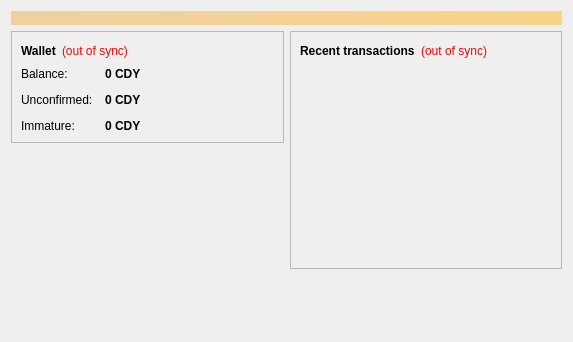
<?xml version="1.0" encoding="UTF-8"?>
<ui version="4.0">
 <class>OverviewPage</class>
 <widget class="QWidget" name="OverviewPage">
  <property name="geometry">
   <rect>
    <x>0</x>
    <y>0</y>
    <width>573</width>
    <height>342</height>
   </rect>
  </property>
  <property name="windowTitle">
   <string>Form</string>
  </property>
  <layout class="QVBoxLayout" name="topLayout">
   <item>
    <widget class="QLabel" name="labelAlerts">
     <property name="visible">
      <bool>false</bool>
     </property>
     <property name="styleSheet">
      <string notr="true">background-color: qlineargradient(x1: 0, y1: 0, x2: 1, y2: 0, stop:0 #F0D0A0, stop:1 #F8D488); color:#000000;</string>
     </property>
     <property name="wordWrap">
      <bool>true</bool>
     </property>
     <property name="margin">
      <number>3</number>
     </property>
    </widget>
   </item>
   <item>
    <layout class="QHBoxLayout" name="horizontalLayout" stretch="1,1">
     <item>
      <layout class="QVBoxLayout" name="verticalLayout_2">
       <item>
        <widget class="QFrame" name="frame">
         <property name="frameShape">
          <enum>QFrame::StyledPanel</enum>
         </property>
         <property name="frameShadow">
          <enum>QFrame::Raised</enum>
         </property>
         <layout class="QVBoxLayout" name="verticalLayout_4">
          <item>
           <layout class="QHBoxLayout" name="horizontalLayout_4">
            <item>
             <widget class="QLabel" name="label_5">
              <property name="font">
               <font>
                <weight>75</weight>
                <bold>true</bold>
               </font>
              </property>
              <property name="text">
               <string>Wallet</string>
              </property>
             </widget>
            </item>
            <item>
             <widget class="QLabel" name="labelWalletStatus">
              <property name="toolTip">
               <string>The displayed information may be out of date. Your wallet automatically synchronizes with the BitCoinCandy network after a connection is established, but this process has not completed yet.</string>
              </property>
              <property name="styleSheet">
               <string notr="true">QLabel { color: red; }</string>
              </property>
              <property name="text">
               <string notr="true">(out of sync)</string>
              </property>
              <property name="alignment">
               <set>Qt::AlignLeading|Qt::AlignLeft|Qt::AlignVCenter</set>
              </property>
             </widget>
            </item>
            <item>
             <spacer name="horizontalSpacer_2">
              <property name="orientation">
               <enum>Qt::Horizontal</enum>
              </property>
              <property name="sizeHint" stdset="0">
               <size>
                <width>40</width>
                <height>20</height>
               </size>
              </property>
             </spacer>
            </item>
           </layout>
          </item>
          <item>
           <layout class="QFormLayout" name="formLayout_2">
            <property name="fieldGrowthPolicy">
             <enum>QFormLayout::AllNonFixedFieldsGrow</enum>
            </property>
            <property name="horizontalSpacing">
             <number>12</number>
            </property>
            <property name="verticalSpacing">
             <number>12</number>
            </property>
            <item row="0" column="0">
             <widget class="QLabel" name="label">
              <property name="text">
               <string>Balance:</string>
              </property>
             </widget>
            </item>
            <item row="0" column="1">
             <widget class="QLabel" name="labelBalance">
              <property name="font">
               <font>
                <weight>75</weight>
                <bold>true</bold>
               </font>
              </property>
              <property name="cursor">
               <cursorShape>IBeamCursor</cursorShape>
              </property>
              <property name="toolTip">
               <string>Your current balance</string>
              </property>
              <property name="text">
               <string notr="true">0 CDY</string>
              </property>
              <property name="textInteractionFlags">
               <set>Qt::LinksAccessibleByMouse|Qt::TextSelectableByKeyboard|Qt::TextSelectableByMouse</set>
              </property>
             </widget>
            </item>
            <item row="1" column="0">
             <widget class="QLabel" name="label_3">
              <property name="text">
               <string>Unconfirmed:</string>
              </property>
             </widget>
            </item>
            <item row="1" column="1">
             <widget class="QLabel" name="labelUnconfirmed">
              <property name="font">
               <font>
                <weight>75</weight>
                <bold>true</bold>
               </font>
              </property>
              <property name="cursor">
               <cursorShape>IBeamCursor</cursorShape>
              </property>
              <property name="toolTip">
               <string>Total of transactions that have yet to be confirmed, and do not yet count toward the current balance</string>
              </property>
              <property name="text">
               <string notr="true">0 CDY</string>
              </property>
              <property name="textInteractionFlags">
               <set>Qt::LinksAccessibleByMouse|Qt::TextSelectableByKeyboard|Qt::TextSelectableByMouse</set>
              </property>
             </widget>
            </item>
            <item row="2" column="0">
             <widget class="QLabel" name="labelImmatureText">
              <property name="text">
               <string>Immature:</string>
              </property>
             </widget>
            </item>
            <item row="2" column="1">
             <widget class="QLabel" name="labelImmature">
              <property name="font">
               <font>
                <weight>75</weight>
                <bold>true</bold>
               </font>
              </property>
              <property name="toolTip">
               <string>Mined balance that has not yet matured</string>
              </property>
              <property name="text">
               <string notr="true">0 CDY</string>
              </property>
              <property name="textInteractionFlags">
               <set>Qt::LinksAccessibleByMouse|Qt::TextSelectableByKeyboard|Qt::TextSelectableByMouse</set>
              </property>
             </widget>
            </item>
			
           </layout>
          </item>
         </layout>
        </widget>
       </item>
       <item>
        <spacer name="verticalSpacer">
         <property name="orientation">
          <enum>Qt::Vertical</enum>
         </property>
         <property name="sizeHint" stdset="0">
          <size>
           <width>20</width>
           <height>40</height>
          </size>
         </property>
        </spacer>
       </item>
		<item>
         <widget class="QLabel" name="label_wallet_bgcoin">
          <property name="text">
           <string/>
          </property>
          <property name="pixmap">
           <pixmap resource="../bitcoin.qrc">:/images/wallet_bgcoin</pixmap>
          </property>
          <property name="scaledContents">
           <bool>false</bool>
          </property>
          <property name="alignment">
           <set>Qt::AlignLeft</set>
          </property>
          <property name="margin">
           <number>-2</number>
          </property>
         </widget>
        </item>
	   </layout>
     </item>
     <item>
      <layout class="QVBoxLayout" name="verticalLayout_3">
       <item>
        <widget class="QFrame" name="frame_2">
         <property name="frameShape">
          <enum>QFrame::StyledPanel</enum>
         </property>
         <property name="frameShadow">
          <enum>QFrame::Raised</enum>
         </property>
         <layout class="QVBoxLayout" name="verticalLayout">
          <item>
           <layout class="QHBoxLayout" name="horizontalLayout_2">
            <item>
             <widget class="QLabel" name="label_4">
              <property name="text">
               <string>&lt;b&gt;Recent transactions&lt;/b&gt;</string>
              </property>
             </widget>
            </item>
            <item>
             <widget class="QLabel" name="labelTransactionsStatus">
              <property name="toolTip">
               <string>The displayed information may be out of date. Your wallet automatically synchronizes with the BitCoinCandy network after a connection is established, but this process has not completed yet.</string>
              </property>
              <property name="styleSheet">
               <string notr="true">QLabel { color: red; }</string>
              </property>
              <property name="text">
               <string notr="true">(out of sync)</string>
              </property>
              <property name="alignment">
               <set>Qt::AlignRight|Qt::AlignTrailing|Qt::AlignVCenter</set>
              </property>
             </widget>
            </item>
            <item>
             <spacer name="horizontalSpacer">
              <property name="orientation">
               <enum>Qt::Horizontal</enum>
              </property>
              <property name="sizeHint" stdset="0">
               <size>
                <width>40</width>
                <height>20</height>
               </size>
              </property>
             </spacer>
            </item>
           </layout>
          </item>
          <item>
           <widget class="QListView" name="listTransactions">
            <property name="styleSheet">
             <string notr="true">QListView { background: transparent; }</string>
            </property>
            <property name="frameShape">
             <enum>QFrame::NoFrame</enum>
            </property>
            <property name="verticalScrollBarPolicy">
             <enum>Qt::ScrollBarAlwaysOff</enum>
            </property>
            <property name="horizontalScrollBarPolicy">
             <enum>Qt::ScrollBarAlwaysOff</enum>
            </property>
            <property name="selectionMode">
             <enum>QAbstractItemView::NoSelection</enum>
            </property>
           </widget>
          </item>
         </layout>
        </widget>
       </item>
       <item>
        <spacer name="verticalSpacer_2">
         <property name="orientation">
          <enum>Qt::Vertical</enum>
         </property>
         <property name="sizeHint" stdset="0">
          <size>
           <width>20</width>
           <height>40</height>
          </size>
         </property>
        </spacer>
       </item>
      </layout>
     </item>
    </layout>
   </item>
  </layout>
 </widget>
 <resources/>
 <connections/>
</ui>
